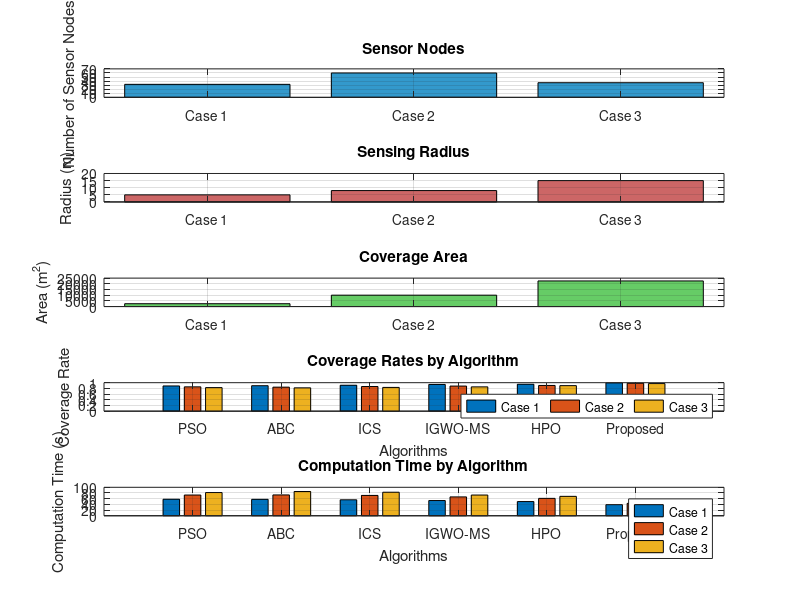

Here is the MATLAB script that generated this plot: (Note: this script raises an error after producing the figure.)
% MATLAB Code for Combined Comparison of Simulation Results with Focus on Coverage Rate

% Data from the table
cases = {'Case 1', 'Case 2', 'Case 3'};
sensor_nodes = [32, 60, 36]; % Number of sensor nodes for each case
sensing_radius = [5, 8, 15]; % Sensing radius for each case (in meters)
coverage_area = [50*50, 100*100, 150*150]; % Coverage area (width*height)

% Coverage rates for algorithms
algorithms = {'PSO', 'ABC', 'ICS', 'IGWO-MS', 'HPO', 'Proposed'};
coverage_rates = [
    0.8856, 0.8545, 0.8278;  % PSO
    0.8945, 0.8434, 0.8195;  % ABC
    0.9105, 0.8656, 0.8345;  % ICS
    0.9387, 0.8813, 0.8534;  % IGWO-MS
    0.9456, 0.9034, 0.8967;  % HPO
    0.9945, 0.9810, 0.9690   % Proposed
];

% Computation times for algorithms
computation_times = [
    58.09, 72.81, 81.56;  % PSO
    57.78, 73.18, 85.23;  % ABC
    56.11, 71.45, 82.67;  % ICS
    53.45, 66.25, 72.78;  % IGWO-MS
    49.89, 61.10, 68.19;  % HPO
    38.98, 43.56, 48.88   % Proposed
];

% Create a single figure for all comparisons
figure('Position', [100, 100, 900, 1000]);

% Subplot for sensor nodes (smaller)
subplot(5, 1, 1);
bar(sensor_nodes, 'FaceColor', [0.2 0.6 0.8]);
set(gca, 'XTickLabel', cases);
title('Sensor Nodes', 'FontWeight', 'bold');
ylabel('Number of Sensor Nodes');
ylim([0 70]);
grid on;

% Subplot for sensing radius (smaller)
subplot(5, 1, 2);
bar(sensing_radius, 'FaceColor', [0.8 0.4 0.4]);
set(gca, 'XTickLabel', cases);
title('Sensing Radius', 'FontWeight', 'bold');
ylabel('Radius (m)');
ylim([0 20]);
grid on;

% Subplot for coverage area (smaller)
subplot(5, 1, 3);
bar(coverage_area, 'FaceColor', [0.4 0.8 0.4]);
set(gca, 'XTickLabel', cases);
title('Coverage Area', 'FontWeight', 'bold');
ylabel('Area (m^2)');
ylim([0 25000]);
grid on;

% Subplot for coverage rates (larger focus)
subplot(5, 1, 4);
bar(coverage_rates);
set(gca, 'XTickLabel', algorithms);
title('Coverage Rates by Algorithm', 'FontWeight', 'bold');
xlabel('Algorithms');
ylabel('Coverage Rate');
ylim([0 1]);
legend(cases, 'Location', 'best', 'Orientation', 'horizontal');
grid on;

% Subplot for computation times (larger focus)
subplot(5, 1, 5);
bar(computation_times);
set(gca, 'XTickLabel', algorithms);
title('Computation Time by Algorithm', 'FontWeight', 'bold');
xlabel('Algorithms');
ylabel('Computation Time (s)');
grid on;
ylim([0 100]);
legend(cases, 'Location', 'best');

% Adjust layout and aesthetics
sgtitle('Combined Comparison of Simulation Results', 'FontSize', 14, 'FontWeight', 'bold');
